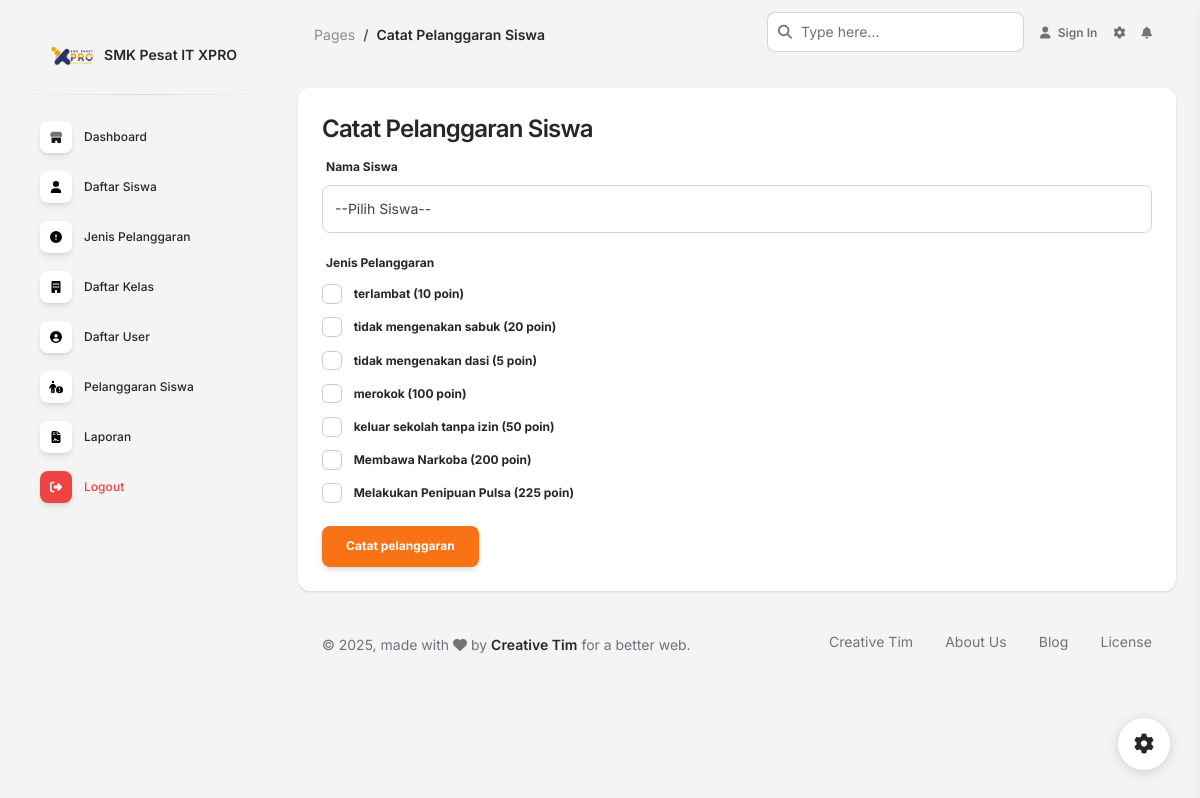
/pages/catat_pelanggaran.php, run on the app's committed database.
### tables this page shows
CREATE TABLE `tbl_kategori_pelanggaran` (
  `id_kategori_pelanggaran` int NOT NULL,
  `nama_pelanggaran` varchar(50) NOT NULL,
  `poin` int NOT NULL
);

### pages/catat_pelanggaran.php (the view, shortened to what this page needs)
<?php
include "koneksi.php";
include "header.php" ;
$sql_kategori = "select * from tbl_kategori_pelanggaran";
$go_2 = mysqli_query($koneksi,$sql_kategori);
?>
    <div class="container-fluid py-4">
      <div class="row">
        <div class="col-12">
          <div class="card mb-4">
            <div class="card-header pb-0">
              <h4>Catat Pelanggaran Siswa</h4>
            </div>
            <div class="card-body px-0 pt-0 pb-2">
              <div class="table-responsive px-4">
              <form action="" method="POST">
              <div class="form-group">
                <label for="example-text-input" class="form-control-label">Nama Siswa</label>
                <select name='id_siswa' class="form-control form-control-lg">
                  <option>--Pilih Siswa--</option>
                </select>
              </div>
              <div class="form-group">
              <label for="example-text-input" class="form-control-label">Jenis Pelanggaran</label>
              <?php foreach ($go_2 as $data):?>
                <div class="form-check">
                  <input class="form-check-input" type="checkbox" name="id_kategori[]" value="<?=$data['id_kategori_pelanggaran']?>">
                  <label class="custom-control-label" for="customCheck1"><?=$data['nama_pelanggaran']?> (<?=$data['poin']?> poin)</label>
                </div>
              <?php endforeach;?>
              </div>
            <button type="submit" name="simpan" class="btn btn-primary">Catat pelanggaran</button>
        </form>
              </div>
            </div>
          </div>
        </div>
      </div>
      <footer class="footer pt-3  ">
        <div class="container-fluid">
          <div class="row align-items-center justify-content-lg-between">
            <div class="col-lg-6 mb-lg-0 mb-4">
              <div class="copyright text-center text-sm text-muted text-lg-start">
                © ,
                made with <i class="fa fa-heart"></i> by
                <a href="https://www.creative-tim.com" class="font-weight-bold" target="_blank">Creative Tim</a>
                for a better web.
              </div>
            </div>
            <div class="col-lg-6">
              <ul class="nav nav-footer justify-content-center justify-content-lg-end">
                <li class="nav-item">
                  <a href="https://www.creative-tim.com" class="nav-link text-muted" target="_blank">Creative Tim</a>
                </li>
                <li class="nav-item">
                  <a href="https://www.creative-tim.com/presentation" class="nav-link text-muted" target="_blank">About Us</a>
                </li>
                <li class="nav-item">
                  <a href="https://www.creative-tim.com/blog" class="nav-link text-muted" target="_blank">Blog</a>
                </li>
                <li class="nav-item">
                  <a href="https://www.creative-tim.com/license" class="nav-link pe-0 text-muted" target="_blank">License</a>
                </li>
              </ul>
            </div>
          </div>
        </div>
      </footer>
    </div>
  </main>
  <div class="fixed-plugin">
    <a class="fixed-plugin-button text-dark position-fixed px-3 py-2">
      <i class="fa fa-cog py-2"> </i>
    </a>
  </div>
</body>
</html>

### pages/header.php (shortened to what this page needs)
<?php
$current_page = basename($_SERVER['PHP_SELF']);
?>
<!DOCTYPE html>
<html lang="en">
<head>
  <link href="https://demos.creative-tim.com/soft-ui-dashboard/assets/css/nucleo-icons.css" rel="stylesheet" />
  <link href="https://demos.creative-tim.com/soft-ui-dashboard/assets/css/nucleo-svg.css" rel="stylesheet" />
  <link id="pagestyle" href="../assets/css/soft-ui-dashboard.css?v=1.1.0" rel="stylesheet" />
</head>
<body class="g-sidenav-show  bg-gray-100">
  <aside class="sidenav navbar navbar-vertical navbar-expand-xs border-0 border-radius-xl my-3 fixed-start ms-3 " id="sidenav-main">
    <div class="sidenav-header">
      <a class="navbar-brand m-0" href=" https://demos.creative-tim.com/soft-ui-dashboard/pages/dashboard.html " target="_blank">
        <img src="../assets/img/logo-xpro.png" class="navbar-brand-img h-100" alt="main_logo">
        <span class="ms-1 font-weight-bold">SMK Pesat IT XPRO</span>
      </a>
    </div>
    <hr class="horizontal dark mt-0">
    <div class="collapse navbar-collapse  w-auto " id="sidenav-collapse-main">
      <ul class="navbar-nav">
        <li class="nav-item">
          <a class="nav-link <?= $current_page == 'dashboard.php' ? 'active' : '' ?>" href="../pages/dashboard.php">
            <div class="icon icon-shape icon-sm shadow border-radius-md bg-white text-center me-2 d-flex align-items-center justify-content-center">
            </div>
            <span class="nav-link-text ms-1">Dashboard</span>
          </a>
        </li>
        <li class="nav-item">
          <a class="nav-link <?= $current_page == 'siswa.php' ? 'active' : '' ?>" href="../pages/siswa.php">
            <div class="icon icon-shape icon-sm shadow border-radius-md bg-white text-center me-2 d-flex align-items-center justify-content-center">
            </div>
            <span class="nav-link-text ms-1">Daftar Siswa</span>
          </a>
        </li>
        <li class="nav-item">
          <a class="nav-link <?= $current_page == 'jenis_pelanggaran.php' ? 'active' : '' ?>" href="../pages/jenis_pelanggaran.php">
            <div class="icon icon-shape icon-sm shadow border-radius-md bg-white text-center me-2 d-flex align-items-center justify-content-center">
            </div>
            <span class="nav-link-text ms-1">Jenis Pelanggaran</span>
          </a>
        </li>
        <li class="nav-item">
          <a class="nav-link <?= $current_page == 'kelas.php' ? 'active' : '' ?>" href="../pages/kelas.php">
            <div class="icon icon-shape icon-sm shadow border-radius-md bg-white text-center me-2 d-flex align-items-center justify-content-center">
            </div>
            <span class="nav-link-text ms-1">Daftar Kelas</span>
          </a>
        </li>
        <li class="nav-item">
          <a class="nav-link <?= $current_page == 'daftar_user.php' ? 'active' : '' ?>" href="../pages/daftar_user.php">
            <div class="icon icon-shape icon-sm shadow border-radius-md bg-white text-center me-2 d-flex align-items-center justify-content-center">
            </div>
            <span class="nav-link-text ms-1">Daftar User</span>
          </a>
        </li>
        <li class="nav-item">
          <a class="nav-link <?= $current_page == 'pelanggaran.php' ? 'active' : '' ?>" href="../pages/pelanggaran.php">
            <div class="icon icon-shape icon-sm shadow border-radius-md bg-white text-center me-2 d-flex align-items-center justify-content-center">
            </div>
            <span class="nav-link-text ms-1">Pelanggaran Siswa</span>
          </a>
        </li>
        <li class="nav-item">
          <a class="nav-link <?= $current_page == 'laporan.php' ? 'active' : '' ?>" href="../pages/laporan.php">
            <div class="icon icon-shape icon-sm shadow border-radius-md bg-white text-center me-2 d-flex align-items-center justify-content-center">
            </div>
            <span class="nav-link-text ms-1">Laporan</span>
          </a>
        </li>
        <li class="nav-item">
          <a class="nav-link" href="../pages/login.php">
            <div class="icon icon-shape icon-sm shadow border-radius-md bg-danger text-center me-2 d-flex align-items-center justify-content-center">
            </div>
            <span class="nav-link-text text-danger ms-1">Logout</span>
          </a>
        </li>
      </ul>
    </div>
  </aside>
  <main class="main-content position-relative max-height-vh-100 h-100 border-radius-lg ">
    <nav class="navbar navbar-main navbar-expand-lg px-0 mx-4 shadow-none border-radius-xl" id="navbarBlur" navbar-scroll="true">
      <div class="container-fluid py-1 px-3">
        <nav aria-label="breadcrumb">
          <ol class="breadcrumb bg-transparent mb-0 pb-0 pt-1 px-0 me-sm-6 me-5">
            <li class="breadcrumb-item text-sm"><a class="opacity-5 text-dark" href="javascript:;">Pages</a></li>
            <li class="breadcrumb-item text-sm text-dark active font-weight-bold" aria-current="page"> <?= $current_page == 'catat_pelanggaran.php' ? 'Catat Pelanggaran Siswa' : '' ?> </li>
          </ol>
        </nav>
        <div class="collapse navbar-collapse mt-sm-0 mt-2 me-md-0 me-sm-4" id="navbar">
          <div class="ms-md-auto pe-md-3 d-flex align-items-center">
            <div class="input-group">
              <span class="input-group-text text-body"><i class="fas fa-search" aria-hidden="true"></i></span>
              <input type="text" class="form-control" placeholder="Type here...">
            </div>
          </div>
          <ul class="navbar-nav  justify-content-end">
            <li class="nav-item d-flex align-items-center">
              <a href="javascript:;" class="nav-link text-body font-weight-bold px-0">
                <i class="fa fa-user me-sm-1"></i>
                <span class="d-sm-inline d-none">Sign In</span>
              </a>
            </li>
            <li class="nav-item px-3 d-flex align-items-center">
              <a href="javascript:;" class="nav-link text-body p-0">
                <i class="fa fa-cog fixed-plugin-button-nav cursor-pointer"></i>
              </a>
            </li>
            <li class="nav-item dropdown pe-2 d-flex align-items-center">
              <a href="javascript:;" class="nav-link text-body p-0" id="dropdownMenuButton" data-bs-toggle="dropdown" aria-expanded="false">
                <i class="fa fa-bell cursor-pointer"></i>
              </a>
            </li>
          </ul>
        </div>
      </div>
    </nav>

### data on the page
tbl_kategori_pelanggaran: nama_pelanggaran "terlambat", poin "10"
tbl_kategori_pelanggaran: nama_pelanggaran "tidak mengenakan sabuk", poin "20"
tbl_kategori_pelanggaran: nama_pelanggaran "tidak mengenakan dasi", poin "5"
tbl_kategori_pelanggaran: nama_pelanggaran "merokok", poin "100"
tbl_kategori_pelanggaran: nama_pelanggaran "keluar sekolah tanpa izin", poin "50"
tbl_kategori_pelanggaran: nama_pelanggaran "Membawa Narkoba", poin "200"
tbl_kategori_pelanggaran: nama_pelanggaran "Melakukan Penipuan Pulsa", poin "225"
